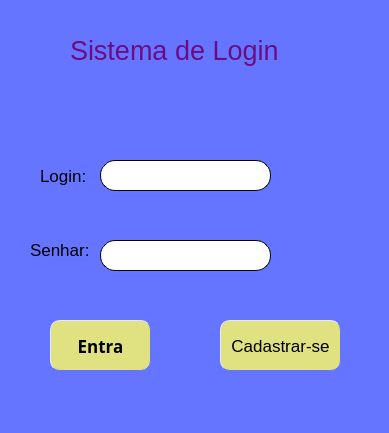
<?xml version="1.0" encoding="UTF-8"?>
<ui version="4.0">
 <class>login</class>
 <widget class="QMainWindow" name="login">
  <property name="geometry">
   <rect>
    <x>0</x>
    <y>0</y>
    <width>389</width>
    <height>433</height>
   </rect>
  </property>
  <property name="windowTitle">
   <string>Login</string>
  </property>
  <property name="styleSheet">
   <string notr="true">background-color: rgb(102, 117, 255)</string>
  </property>
  <widget class="QWidget" name="centralwidget">
   <widget class="QLineEdit" name="Login">
    <property name="geometry">
     <rect>
      <x>100</x>
      <y>160</y>
      <width>171</width>
      <height>31</height>
     </rect>
    </property>
    <property name="styleSheet">
     <string notr="true">background-color: rgb(255, 255, 255);
border-radius: 15px;
border-style: outset;
border-width: 0.7px;
</string>
    </property>
   </widget>
   <widget class="QLineEdit" name="senhar">
    <property name="geometry">
     <rect>
      <x>100</x>
      <y>240</y>
      <width>171</width>
      <height>31</height>
     </rect>
    </property>
    <property name="styleSheet">
     <string notr="true">background-color: rgb(255, 255, 255);
border-radius: 15px;
border-style: outset;
border-width: 0.9px;
</string>
    </property>
   </widget>
   <widget class="QPushButton" name="cadastror">
    <property name="geometry">
     <rect>
      <x>220</x>
      <y>320</y>
      <width>121</width>
      <height>51</height>
     </rect>
    </property>
    <property name="font">
     <font>
      <pointsize>13</pointsize>
     </font>
    </property>
    <property name="styleSheet">
     <string notr="true">background-color: rgb(224, 226, 129);
border-style: outset;
border-radius: 10px;
border-width: 0.7px;
border-color: rgb(102, 117, 255)</string>
    </property>
    <property name="text">
     <string>Cadastrar-se</string>
    </property>
   </widget>
   <widget class="QPushButton" name="entra">
    <property name="geometry">
     <rect>
      <x>50</x>
      <y>320</y>
      <width>101</width>
      <height>51</height>
     </rect>
    </property>
    <property name="font">
     <font>
      <family>MS Gothic</family>
      <pointsize>13</pointsize>
      <weight>75</weight>
      <italic>false</italic>
      <bold>true</bold>
      <underline>false</underline>
     </font>
    </property>
    <property name="styleSheet">
     <string notr="true">background-color: rgb(224, 226, 129);
border-style: outset;
border-radius: 10px;
border-width: 0.7px;
border-color: rgb(102, 117, 255)</string>
    </property>
    <property name="text">
     <string>Entra</string>
    </property>
   </widget>
   <widget class="QLabel" name="erro">
    <property name="geometry">
     <rect>
      <x>10</x>
      <y>100</y>
      <width>351</width>
      <height>31</height>
     </rect>
    </property>
    <property name="styleSheet">
     <string notr="true">color: rgb(171, 0, 3);</string>
    </property>
    <property name="text">
     <string/>
    </property>
   </widget>
   <widget class="QLabel" name="label">
    <property name="geometry">
     <rect>
      <x>40</x>
      <y>160</y>
      <width>51</width>
      <height>31</height>
     </rect>
    </property>
    <property name="font">
     <font>
      <pointsize>13</pointsize>
     </font>
    </property>
    <property name="text">
     <string>Login:</string>
    </property>
   </widget>
   <widget class="QLabel" name="label_2">
    <property name="geometry">
     <rect>
      <x>30</x>
      <y>240</y>
      <width>61</width>
      <height>20</height>
     </rect>
    </property>
    <property name="font">
     <font>
      <pointsize>13</pointsize>
     </font>
    </property>
    <property name="text">
     <string>Senhar:</string>
    </property>
   </widget>
   <widget class="QLabel" name="label_3">
    <property name="geometry">
     <rect>
      <x>70</x>
      <y>30</y>
      <width>251</width>
      <height>41</height>
     </rect>
    </property>
    <property name="font">
     <font>
      <pointsize>20</pointsize>
     </font>
    </property>
    <property name="styleSheet">
     <string notr="true">color:rgb(107, 12, 131)</string>
    </property>
    <property name="text">
     <string>Sistema de Login</string>
    </property>
   </widget>
  </widget>
 </widget>
 <resources/>
 <connections/>
</ui>
